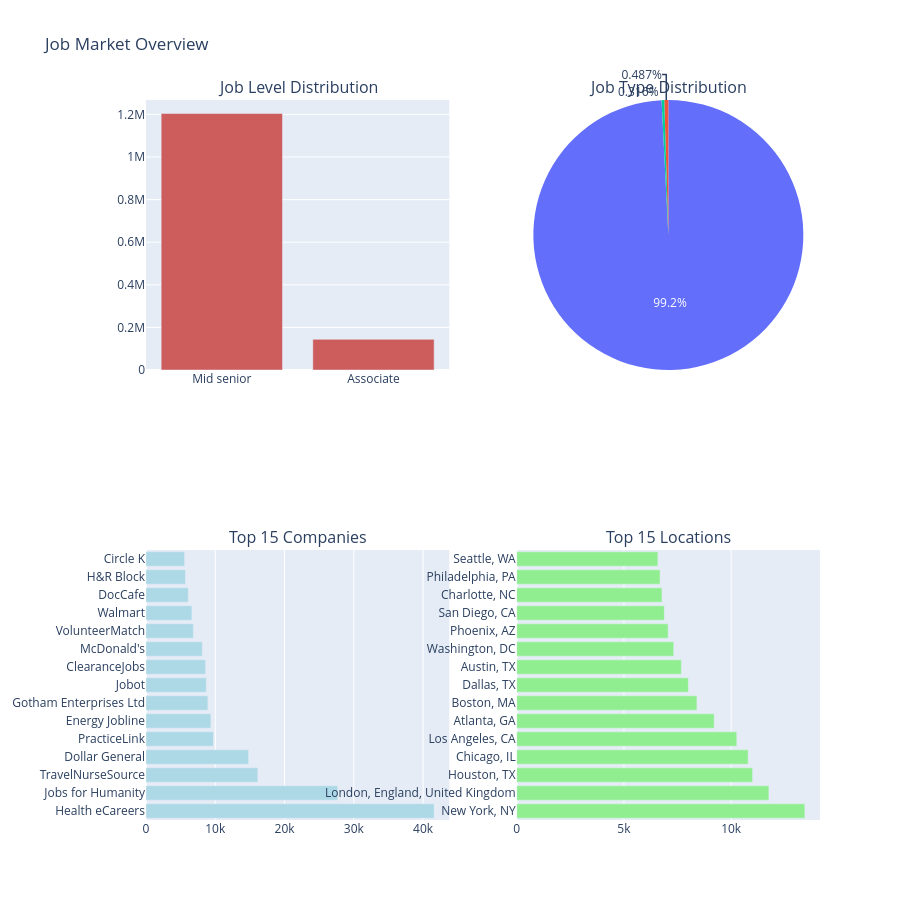

Notebook code for this chart:
### Markdown cell above
### 3.1 Trending Jobs Distribution

### Code cell
# Job Market Overview
fig = make_subplots(
    rows=2, cols=2,
    subplot_titles=('Job Level Distribution', 'Job Type Distribution', 
                    'Top 15 Companies', 'Top 15 Locations'),
    specs=[[{'type': 'bar'}, {'type': 'pie'}],
           [{'type': 'bar'}, {'type': 'bar'}]]
)

# Job Level
job_level_counts = df['job_level'].value_counts().head(10)
fig.add_trace(
    go.Bar(x=job_level_counts.index, y=job_level_counts.values, 
           marker_color='indianred', name='Job Level'),
    row=1, col=1
)

# Job Type
job_type_counts = df['job_type'].value_counts()
fig.add_trace(
    go.Pie(labels=job_type_counts.index, values=job_type_counts.values, 
           name='Job Type'),
    row=1, col=2
)

# Top Companies
top_companies = df['company'].value_counts().head(15)
fig.add_trace(
    go.Bar(x=top_companies.values, y=top_companies.index, 
           orientation='h', marker_color='lightblue', name='Companies'),
    row=2, col=1
)

# Top Locations
top_locations = df['job_location'].value_counts().head(15)
fig.add_trace(
    go.Bar(x=top_locations.values, y=top_locations.index, 
           orientation='h', marker_color='lightgreen', name='Locations'),
    row=2, col=2
)

fig.update_layout(height=900, showlegend=False, title_text="Job Market Overview")
fig.show()

# Print statistics
print("\nJob Market Statistics:")
print("=" * 50)
print(f"Total job postings: {len(df):,}")
print(f"Unique companies: {df['company'].nunique():,}")
print(f"Unique locations: {df['job_location'].nunique():,}")
print(f"Unique job titles: {df['job_title'].nunique():,}")

### Figure 1 — Plotly figure (JSON) as saved in the notebook; plotly's stock layout.template omitted (floating-point values rounded to 4 significant figures)
{"data": [{"marker": {"color": "indianred"}, "name": "Job Level", "type": "bar", "x": ["Mid senior", "Associate"], "xaxis": "x", "y": [1204445, 144009], "yaxis": "y"}, {"domain": {"x": [0.55, 1], "y": [0.625, 1]}, "labels": ["Onsite", "Hybrid", "Remote"], "name": "Job Type", "type": "pie", "values": [1337633, 6562, 4259]}, {"marker": {"color": "lightblue"}, "name": "Companies", "orientation": "h", "type": "bar", "x": [41598, 27680, 16142, 14815, 9738, 9365, 8935, 8713, 8599, 8125, 6834, 6629, 6106, 5697, 5572], "xaxis": "x2", "y": ["Health eCareers", "Jobs for Humanity", "TravelNurseSource", "Dollar General", "PracticeLink", "Energy Jobline", "Gotham Enterprises Ltd", "Jobot", "ClearanceJobs", "McDonald's", "VolunteerMatch", "Walmart", "DocCafe", "H&R Block", "Circle K"], "yaxis": "y2"}, {"marker": {"color": "lightgreen"}, "name": "Locations", "orientation": "h", "type": "bar", "x": [13436, 11761, 10999, 10790, 10262, 9208, 8403, 8005, 7678, 7322, 7060, 6883, 6774, 6685, 6584], "xaxis": "x3", "y": ["New York, NY", "London, England, United Kingdom", "Houston, TX", "Chicago, IL", "Los Angeles, CA", "Atlanta, GA", "Boston, MA", "Dallas, TX", "Austin, TX", "Washington, DC", "Phoenix, AZ", "San Diego, CA", "Charlotte, NC", "Philadelphia, PA", "Seattle, WA"], "yaxis": "y3"}], "layout": {"annotations": [{"font": {"size": 16}, "showarrow": false, "text": "Job Level Distribution", "x": 0.225, "xanchor": "center", "xref": "paper", "y": 1, "yanchor": "bottom", "yref": "paper"}, {"font": {"size": 16}, "showarrow": false, "text": "Job Type Distribution", "x": 0.775, "xanchor": "center", "xref": "paper", "y": 1, "yanchor": "bottom", "yref": "paper"}, {"font": {"size": 16}, "showarrow": false, "text": "Top 15 Companies", "x": 0.225, "xanchor": "center", "xref": "paper", "y": 0.375, "yanchor": "bottom", "yref": "paper"}, {"font": {"size": 16}, "showarrow": false, "text": "Top 15 Locations", "x": 0.775, "xanchor": "center", "xref": "paper", "y": 0.375, "yanchor": "bottom", "yref": "paper"}], "height": 900, "showlegend": false, "title": {"text": "Job Market Overview"}, "xaxis": {"anchor": "y", "domain": [0, 0.45]}, "xaxis2": {"anchor": "y2", "domain": [0, 0.45]}, "xaxis3": {"anchor": "y3", "domain": [0.55, 1]}, "yaxis": {"anchor": "x", "domain": [0.625, 1]}, "yaxis2": {"anchor": "x2", "domain": [0, 0.375]}, "yaxis3": {"anchor": "x3", "domain": [0, 0.375]}}}
